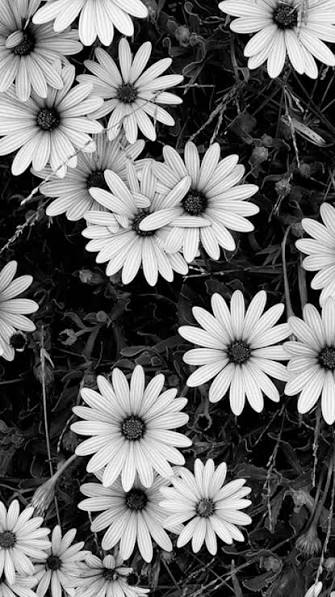
#> input picture task_2/images.jpg, 335 x 597 px
$ jupyter execute task_2.ipynb
#> lines starting #> are read from the running program, lines starting #| are printed output that depends on the picture; long printed decimals are rounded
[cell 1]
import numpy as np
import cv2
import matplotlib.pyplot as plt
from skimage.metrics import mean_squared_error, structural_similarity

[cell 2]
image = cv2.imread('images.jpg')
#> image is the input picture: shape (597, 335, 3); min 0, max 255, mean 106.4
image_gray = cv2.cvtColor(image, cv2.COLOR_BGR2GRAY)
plt.imshow(image_gray, cmap='gray')
plt.show()

[cell 3]
# Шум Гаусса
mean = 0 # мю
stddev = 100 # сигма
noise_gauss = np.zeros(image_gray.shape, np.uint8)
cv2.randn(noise_gauss, mean, stddev)
print(noise_gauss)
#> (printed output is left out)

[cell 4]
plt.imshow(noise_gauss, cmap="gray")

[cell 5]
image_noise_gauss = image_gray + noise_gauss
plt.imshow(image_noise_gauss, cmap="gray")
plt.show()

[cell 6]
# Постоянный шум
noise_uniform = np.zeros(image_gray.shape, np.uint8)
cv2.randu(noise_uniform, 0, 100)
print(noise_uniform)
#> (printed output is left out)

[cell 7]
plt.imshow(noise_uniform, cmap="gray")
plt.show()

[cell 8]
image_noise_uniform = cv2.add(image_gray, noise_uniform)
plt.imshow(image_noise_uniform, cmap="gray")
plt.show()

[cell 9]
# Медианный фильтр
image_gauss_median_3 = cv2.medianBlur(image_noise_gauss, 3)
image_gauss_median_5 = cv2.medianBlur(image_noise_gauss, 5)
image_gauss_median_7 = cv2.medianBlur(image_noise_gauss, 7)
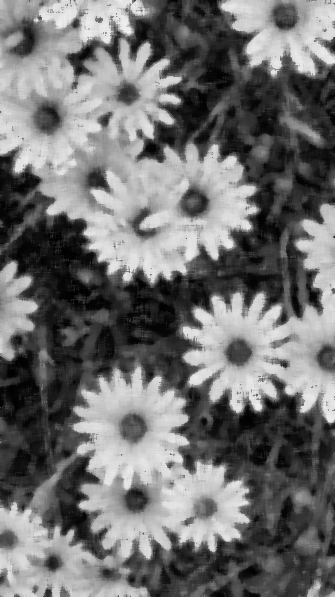
#> image_gauss_median_7: shape (597, 335); min 1, max 241, mean 112.6

[cell 10]
# Сравнение: исходное и отфильтрованное (гауссовский шум, медианный фильтр) изображение
mse_gauss_median_cleared_3 = mean_squared_error(image_gray, image_gauss_median_3)
#> mse_gauss_median_cleared_3 = 1497.2
(ssim_gauss_median_cleared_3, diff) = structural_similarity(image_gray, image_gauss_median_3, full=True)
#> ssim_gauss_median_cleared_3 = 0.434
print(mse_gauss_median_cleared_3, ssim_gauss_median_cleared_3)
#| 1497.220 0.434

[cell 11]
# Сравнение: исходное и отфильтрованное (гауссовский шум, медианный фильтр) изображение
mse_gauss_median_cleared_5 = mean_squared_error(image_gray, image_gauss_median_5)
#> mse_gauss_median_cleared_5 = 1070.4
(ssim_gauss_median_cleared_5, diff) = structural_similarity(image_gray, image_gauss_median_5, full=True)
#> ssim_gauss_median_cleared_5 = 0.452
print(mse_gauss_median_cleared_5, ssim_gauss_median_cleared_5)
#| 1070.364 0.4519

[cell 12]
# Сравнение: исходное и отфильтрованное (гауссовский шум, медианный фильтр) изображение
mse_gauss_median_cleared_7 = mean_squared_error(image_gray, image_gauss_median_7)
#> mse_gauss_median_cleared_7 = 1143.1
(ssim_gauss_median_cleared_7, diff) = structural_similarity(image_gray, image_gauss_median_7, full=True)
#> ssim_gauss_median_cleared_7 = 0.409
print(mse_gauss_median_cleared_7, ssim_gauss_median_cleared_7)
#| 1143.059 0.4087

[cell 13]
# Медианный фильтр
image_uniform_median_3 = cv2.medianBlur(image_noise_uniform, 3)
image_uniform_median_5 = cv2.medianBlur(image_noise_uniform, 5)
image_uniform_median_7 = cv2.medianBlur(image_noise_uniform, 7)
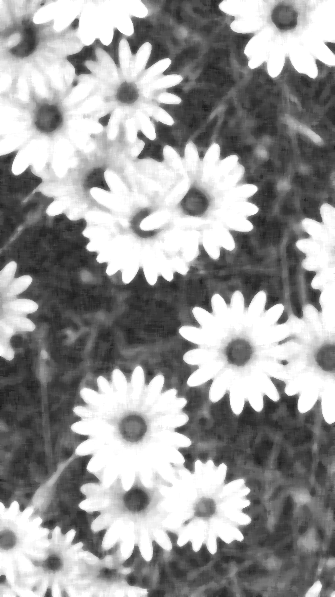
#> image_uniform_median_7: shape (597, 335); min 23, max 255, mean 153.4

[cell 14]
# Сравнение: исходное и отфильтрованное (постоянный шум, медианный фильтр) изображение
mse_uniform_median_cleared_3 = mean_squared_error(image_gray, image_uniform_median_3)
#> mse_uniform_median_cleared_3 = 2472.9
(ssim_uniform_median_cleared_3, diff) = structural_similarity(image_gray, image_uniform_median_3, full=True)
#> ssim_uniform_median_cleared_3 = 0.508
print(mse_uniform_median_cleared_3, ssim_uniform_median_cleared_3)
#| 2472.884 0.5084

[cell 15]
# Сравнение: исходное и отфильтрованное (постоянный шум, медианный фильтр) изображение
mse_uniform_median_cleared_5 = mean_squared_error(image_gray, image_uniform_median_5)
#> mse_uniform_median_cleared_5 = 2669.5
(ssim_uniform_median_cleared_5, diff) = structural_similarity(image_gray, image_uniform_median_5, full=True)
#> ssim_uniform_median_cleared_5 = 0.44
print(mse_uniform_median_cleared_5, ssim_uniform_median_cleared_5)
#| 2669.504 0.4398

[cell 16]
# Сравнение: исходное и отфильтрованное (постоянный шум, медианный фильтр) изображение
mse_uniform_median_cleared_7 = mean_squared_error(image_gray, image_uniform_median_7)
#> mse_uniform_median_cleared_7 = 2902.2
(ssim_uniform_median_cleared_7, diff) = structural_similarity(image_gray, image_uniform_median_7, full=True)
#> ssim_uniform_median_cleared_7 = 0.382
print(mse_uniform_median_cleared_7, ssim_uniform_median_cleared_7)
#| 2902.235 0.3825

[cell 17]
# Фильтр Гаусса
image_gauss_gauss_3 = cv2.GaussianBlur(image_noise_gauss,(3,3),0)
image_gauss_gauss_5 = cv2.GaussianBlur(image_noise_gauss,(5,5),0)
image_gauss_gauss_7 = cv2.GaussianBlur(image_noise_gauss,(7,7),0)
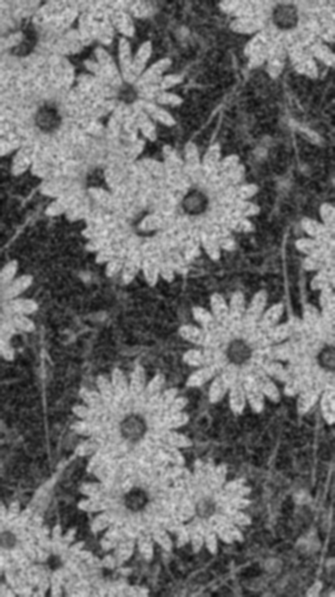
#> image_gauss_gauss_7: shape (597, 335); min 12, max 220, mean 110

[cell 18]
# Сравнение: исходное и отфильтрованное (гауссовский шум, фильтр Гаусса) изображение
mse_gauss_gauss_cleared_3 = mean_squared_error(image_gray, image_gauss_gauss_3)
#> mse_gauss_gauss_cleared_3 = 2323.9
(ssim_gauss_gauss_cleared_3, diff) = structural_similarity(image_gray, image_gauss_gauss_3, full=True)
#> ssim_gauss_gauss_cleared_3 = 0.348
print(mse_gauss_gauss_cleared_3, ssim_gauss_gauss_cleared_3)
#| 2323.930 0.3478

[cell 19]
# Сравнение: исходное и отфильтрованное (гауссовский шум, фильтр Гаусса) изображение
mse_gauss_gauss_cleared_5 = mean_squared_error(image_gray, image_gauss_gauss_5)
#> mse_gauss_gauss_cleared_5 = 2174
(ssim_gauss_gauss_cleared_5, diff) = structural_similarity(image_gray, image_gauss_gauss_5, full=True)
#> ssim_gauss_gauss_cleared_5 = 0.361
print(mse_gauss_gauss_cleared_5, ssim_gauss_gauss_cleared_5)
#| 2174.026 0.3614

[cell 20]
# Сравнение: исходное и отфильтрованное (гауссовский шум, фильтр Гаусса) изображение
mse_gauss_gauss_cleared_7 = mean_squared_error(image_gray, image_gauss_gauss_7)
#> mse_gauss_gauss_cleared_7 = 2184.8
(ssim_gauss_gauss_cleared_7, diff) = structural_similarity(image_gray, image_gauss_gauss_7, full=True)
#> ssim_gauss_gauss_cleared_7 = 0.352
print(mse_gauss_gauss_cleared_7, ssim_gauss_gauss_cleared_7)
#| 2184.766 0.3522

[cell 21]
# Фильтр Гаусса
image_uniform_gauss_3 = cv2.GaussianBlur(image_noise_uniform,(3,3),0)
image_uniform_gauss_5 = cv2.GaussianBlur(image_noise_uniform,(5,5),0)
image_uniform_gauss_7 = cv2.GaussianBlur(image_noise_uniform,(7,7),0)

[cell 22]
# Сравнение: исходное и отфильтрованное (постоянный шум, фильтр Гаусса) изображение
mse_uniform_gauss_cleared_3 = mean_squared_error(image_gray, image_uniform_gauss_3)
#> mse_uniform_gauss_cleared_3 = 2214.1
(ssim_uniform_gauss_cleared_3, diff) = structural_similarity(image_gray, image_uniform_gauss_3, full=True)
#> ssim_uniform_gauss_cleared_3 = 0.572
print(mse_uniform_gauss_cleared_3, ssim_uniform_gauss_cleared_3)
#| 2214.119 0.5722

[cell 23]
# Сравнение: исходное и отфильтрованное (постоянный шум, фильтр Гаусса) изображение
mse_uniform_gauss_cleared_5 = mean_squared_error(image_gray, image_uniform_gauss_5)
#> mse_uniform_gauss_cleared_5 = 2296.2
(ssim_uniform_gauss_cleared_5, diff) = structural_similarity(image_gray, image_uniform_gauss_5, full=True)
#> ssim_uniform_gauss_cleared_5 = 0.536
print(mse_uniform_gauss_cleared_5, ssim_uniform_gauss_cleared_5)
#| 2296.152 0.5364

[cell 24]
# Сравнение: исходное и отфильтрованное (постоянный шум, фильтр Гаусса) изображение
mse_uniform_gauss_cleared_7 = mean_squared_error(image_gray, image_uniform_gauss_7)
#> mse_uniform_gauss_cleared_7 = 2437.5
(ssim_uniform_gauss_cleared_7, diff) = structural_similarity(image_gray, image_uniform_gauss_7, full=True)
#> ssim_uniform_gauss_cleared_7 = 0.483
print(mse_uniform_gauss_cleared_7, ssim_uniform_gauss_cleared_7)
#| 2437.450 0.4828

[cell 25]
# Билатериальный фильтр
image_gauss_bilat_1 = cv2.bilateralFilter(image_noise_gauss,49,150,150)
image_gauss_bilat_2 = cv2.bilateralFilter(image_noise_gauss,25,150,150)
image_gauss_bilat_3 = cv2.bilateralFilter(image_noise_gauss,9,75,75)
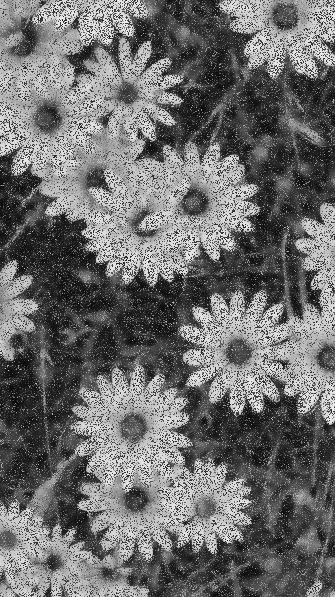
#> image_gauss_bilat_3: shape (597, 335); min 9, max 240, mean 109.4

[cell 26]
# Сравнение: исходное и отфильтрованное (гауссовский шум, билатериальный фильтр) изображение
mse_gauss_bilat_cleared_1 = mean_squared_error(image_gray, image_gauss_bilat_1)
#> mse_gauss_bilat_cleared_1 = 3426.1
(ssim_gauss_bilat_cleared_1, diff) = structural_similarity(image_gray, image_gauss_bilat_1, full=True)
#> ssim_gauss_bilat_cleared_1 = 0.187
print(mse_gauss_bilat_cleared_1, ssim_gauss_bilat_cleared_1)
#| 3426.081 0.187

[cell 27]
# Сравнение: исходное и отфильтрованное (гауссовский шум, билатериальный фильтр) изображение
mse_gauss_bilat_cleared_2 = mean_squared_error(image_gray, image_gauss_bilat_2)
#> mse_gauss_bilat_cleared_2 = 2853.9
(ssim_gauss_bilat_cleared_2, diff) = structural_similarity(image_gray, image_gauss_bilat_2, full=True)
#> ssim_gauss_bilat_cleared_2 = 0.206
print(mse_gauss_bilat_cleared_2, ssim_gauss_bilat_cleared_2)
#| 2853.874 0.2063

[cell 28]
# Сравнение: исходное и отфильтрованное (гауссовский шум, билатериальный фильтр) изображение
mse_gauss_bilat_cleared_3 = mean_squared_error(image_gray, image_gauss_bilat_3)
#> mse_gauss_bilat_cleared_3 = 3180.6
(ssim_gauss_bilat_cleared_3, diff) = structural_similarity(image_gray, image_gauss_bilat_3, full=True)
#> ssim_gauss_bilat_cleared_3 = 0.256
print(mse_gauss_bilat_cleared_3, ssim_gauss_bilat_cleared_3)
#| 3180.556 0.2555

[cell 29]
# Билатериальный фильтр
image_uniform_bilat_1 = cv2.bilateralFilter(image_noise_uniform,49,150,150)
image_uniform_bilat_2 = cv2.bilateralFilter(image_noise_uniform,25,150,150)
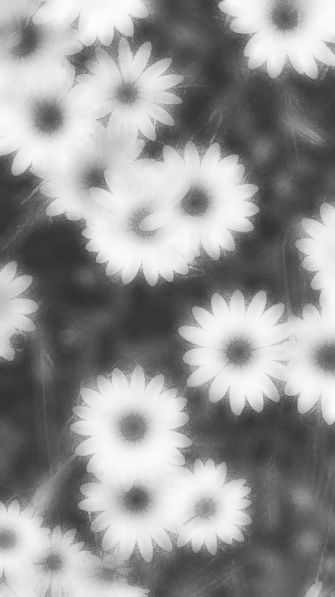
#> image_uniform_bilat_2: shape (597, 335); min 48, max 253, mean 150.1
image_uniform_bilat_3 = cv2.bilateralFilter(image_noise_uniform,9,75,75)

[cell 30]
# Сравнение: исходное и отфильтрованное (постоянный шум, билатериальный фильтр) изображение
mse_uniform_bilat_cleared_1 = mean_squared_error(image_gray, image_uniform_bilat_1)
#> mse_uniform_bilat_cleared_1 = 3920.3
(ssim_uniform_bilat_cleared_1, diff) = structural_similarity(image_gray, image_uniform_bilat_1, full=True)
#> ssim_uniform_bilat_cleared_1 = 0.279
print(mse_uniform_bilat_cleared_1, ssim_uniform_bilat_cleared_1)
#| 3920.277 0.2794

[cell 31]
# Сравнение: исходное и отфильтрованное (постоянный шум, билатериальный фильтр) изображение
mse_uniform_bilat_cleared_2 = mean_squared_error(image_gray, image_uniform_bilat_2)
#> mse_uniform_bilat_cleared_2 = 3404.8
(ssim_uniform_bilat_cleared_2, diff) = structural_similarity(image_gray, image_uniform_bilat_2, full=True)
#> ssim_uniform_bilat_cleared_2 = 0.279
print(mse_uniform_bilat_cleared_2, ssim_uniform_bilat_cleared_2)
#| 3404.753 0.2787

[cell 32]
# Сравнение: исходное и отфильтрованное (постоянный шум, билатериальный фильтр) изображение
mse_uniform_bilat_cleared_3 = mean_squared_error(image_gray, image_uniform_bilat_3)
#> mse_uniform_bilat_cleared_3 = 2315.9
(ssim_uniform_bilat_cleared_3, diff) = structural_similarity(image_gray, image_uniform_bilat_3, full=True)
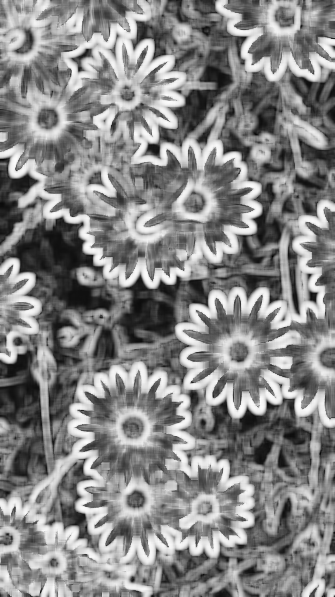
#> diff: shape (597, 335) float64; min -0.0406, max 0.978, mean 0.499; drawn with min black and max white
#> ssim_uniform_bilat_cleared_3 = 0.5
print(mse_uniform_bilat_cleared_3, ssim_uniform_bilat_cleared_3)
#| 2315.946 0.5002

[cell 33]
# Фильтр нелокальных средних
image_gauss_nlm_1 = cv2.fastNlMeansDenoising(image_noise_gauss, h = 20)
image_gauss_nlm_2 = cv2.fastNlMeansDenoising(image_noise_gauss, h = 120)
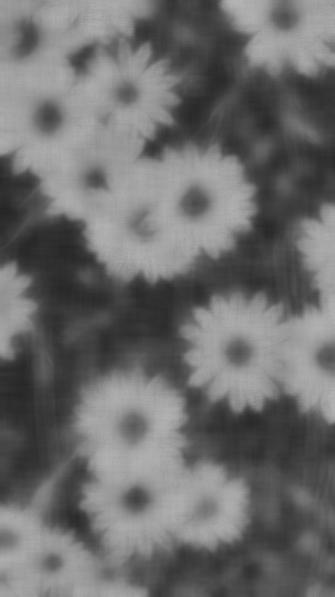
#> image_gauss_nlm_2: shape (597, 335); min 37, max 181, mean 109.3
image_gauss_nlm_3 = cv2.fastNlMeansDenoising(image_noise_gauss, h = 2)

[cell 34]
# Сравнение: исходное и отфильтрованное (гауссовский шум, фильтр нелокальных средних) изображение
mse_gauss_nlm_cleared_1 = mean_squared_error(image_gray, image_gauss_nlm_1)
#> mse_gauss_nlm_cleared_1 = 5651.3
(ssim_gauss_nlm_cleared_1, diff) = structural_similarity(image_gray, image_gauss_nlm_1, full=True)
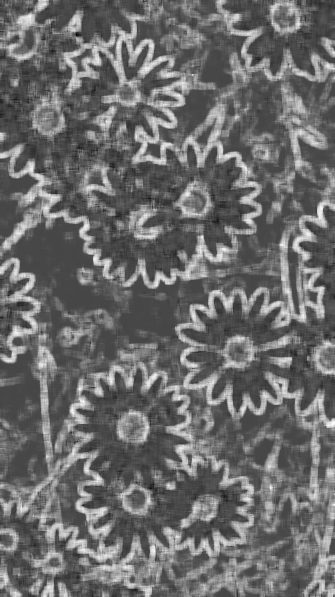
#> diff: shape (597, 335) float64; min -0.363, max 0.946, mean 0.195; drawn with min black and max white
#> ssim_gauss_nlm_cleared_1 = 0.195
print(mse_gauss_nlm_cleared_1, ssim_gauss_nlm_cleared_1)
#| 5651.314 0.1954

[cell 35]
# Сравнение: исходное и отфильтрованное (гауссовский шум, фильтр нелокальных средних) изображение
mse_gauss_nlm_cleared_2 = mean_squared_error(image_gray, image_gauss_nlm_2)
#> mse_gauss_nlm_cleared_2 = 3113.3
(ssim_gauss_nlm_cleared_2, diff) = structural_similarity(image_gray, image_gauss_nlm_2, full=True)
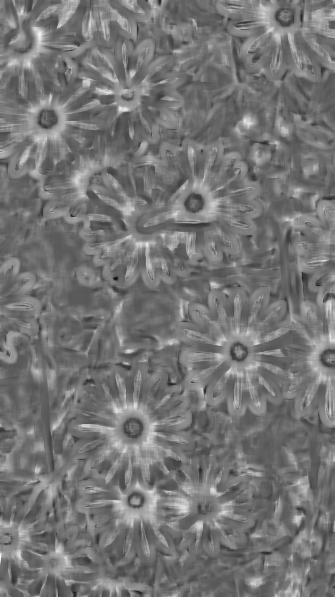
#> diff: shape (597, 335) float64; min -0.415, max 0.886, mean 0.186; drawn with min black and max white
#> ssim_gauss_nlm_cleared_2 = 0.186
print(mse_gauss_nlm_cleared_2, ssim_gauss_nlm_cleared_2)
#| 3113.314 0.1856

[cell 36]
# Сравнение: исходное и отфильтрованное (гауссовский шум, фильтр нелокальных средних) изображение
mse_gauss_nlm_cleared_3 = mean_squared_error(image_gray, image_gauss_nlm_3)
#> mse_gauss_nlm_cleared_3 = 5652.6
(ssim_gauss_nlm_cleared_3, diff) = structural_similarity(image_gray, image_gauss_nlm_3, full=True)
#> ssim_gauss_nlm_cleared_3 = 0.195
print(mse_gauss_nlm_cleared_3, ssim_gauss_nlm_cleared_3)
#| 5652.606 0.1954

[cell 37]
# Фильтр нелокальных средних
image_uniform_nlm_1 = cv2.fastNlMeansDenoising(image_noise_uniform, h = 20)
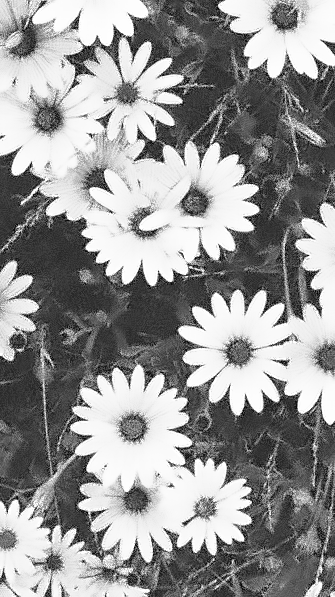
#> image_uniform_nlm_1: shape (597, 335); min 0, max 255, mean 149.9
image_uniform_nlm_2 = cv2.fastNlMeansDenoising(image_noise_uniform, h = 120)
image_uniform_nlm_3 = cv2.fastNlMeansDenoising(image_noise_uniform, h = 2)

[cell 38]
# Сравнение: исходное и отфильтрованное (постоянный шум, фильтр нелокальных средних) изображение
mse_uniform_nlm_cleared_1 = mean_squared_error(image_gray, image_uniform_nlm_1)
#> mse_uniform_nlm_cleared_1 = 2348
(ssim_uniform_nlm_cleared_1, diff) = structural_similarity(image_gray, image_uniform_nlm_1, full=True)
#> ssim_uniform_nlm_cleared_1 = 0.511
print(mse_uniform_nlm_cleared_1, ssim_uniform_nlm_cleared_1)
#| 2348.048 0.5106

[cell 39]
# Сравнение: исходное и отфильтрованное (постоянный шум, фильтр нелокальных средних) изображение
mse_uniform_nlm_cleared_2 = mean_squared_error(image_gray, image_uniform_nlm_2)
#> mse_uniform_nlm_cleared_2 = 3344.2
(ssim_uniform_nlm_cleared_2, diff) = structural_similarity(image_gray, image_uniform_nlm_2, full=True)
#> ssim_uniform_nlm_cleared_2 = 0.246
print(mse_uniform_nlm_cleared_2, ssim_uniform_nlm_cleared_2)
#| 3344.224 0.2459

[cell 40]
# Сравнение: исходное и отфильтрованное (постоянный шум, фильтр нелокальных средних) изображение
mse_uniform_nlm_cleared_3 = mean_squared_error(image_gray, image_uniform_nlm_3)
#> mse_uniform_nlm_cleared_3 = 2587.6
(ssim_uniform_nlm_cleared_3, diff) = structural_similarity(image_gray, image_uniform_nlm_3, full=True)
#> ssim_uniform_nlm_cleared_3 = 0.491
print(mse_uniform_nlm_cleared_3, ssim_uniform_nlm_cleared_3)
#| 2587.573 0.491
